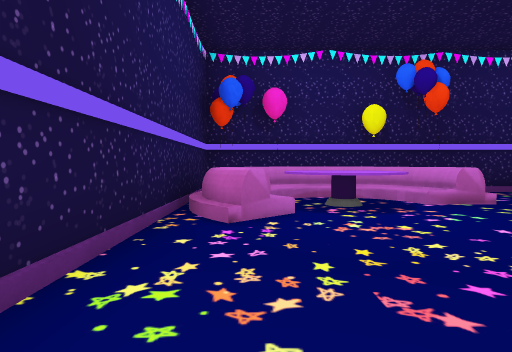
view 1 (above)

24 first-person views from a walk through a scene from a Unity 3-D project. The camera is 1.5 m above the floor, tilts 2° down and sees 75° across. The floor is counted in squares, 2 m on a side. Each view is taken from the middle of a square. On the plan, view 1 faces up. The plan holds only what a view shows up to about 11 squares ahead; the rest is blank. The place goes on beyond the plan. The player character is not drawn. Some surface patterns are stand-ins.

view 2
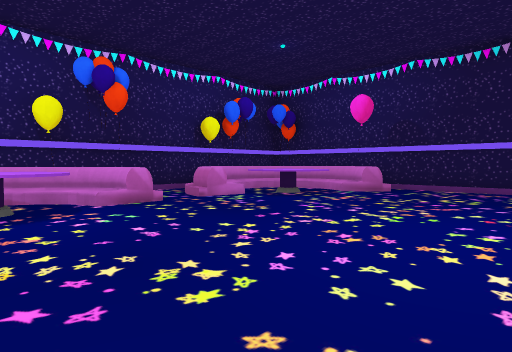

view 3
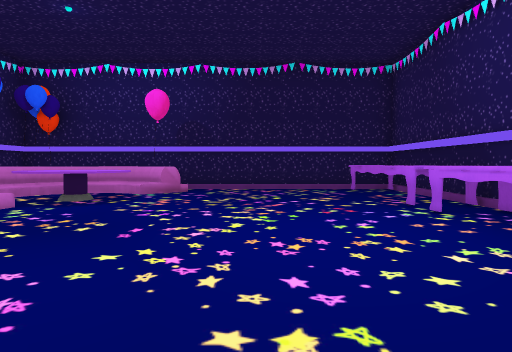

view 4
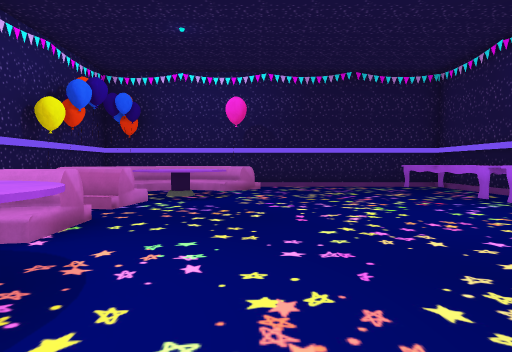

view 5
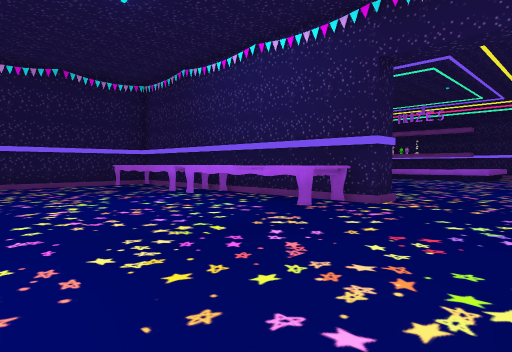

view 6
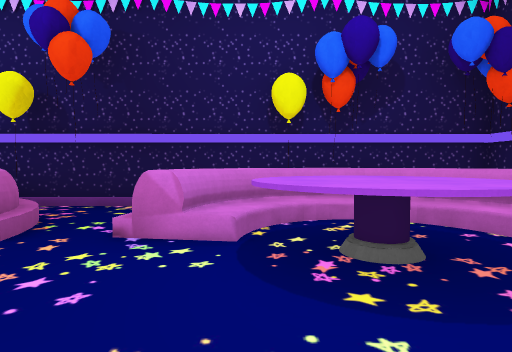

view 7
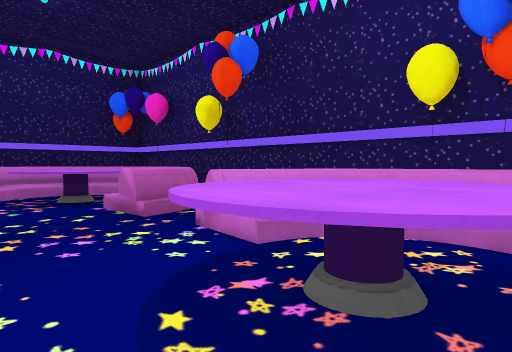

view 8
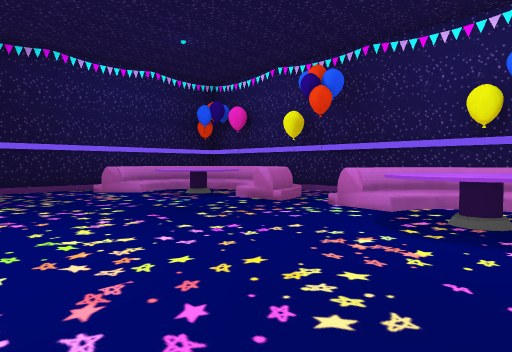

view 9
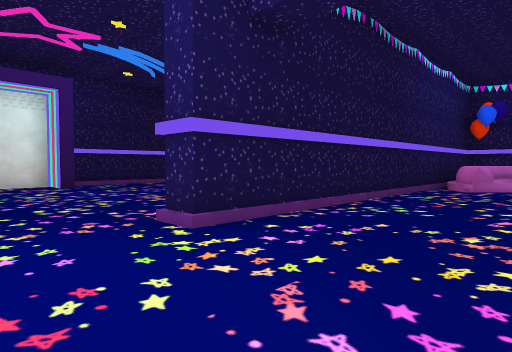

view 10
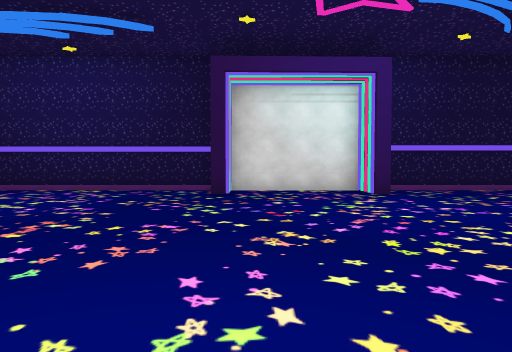

view 11
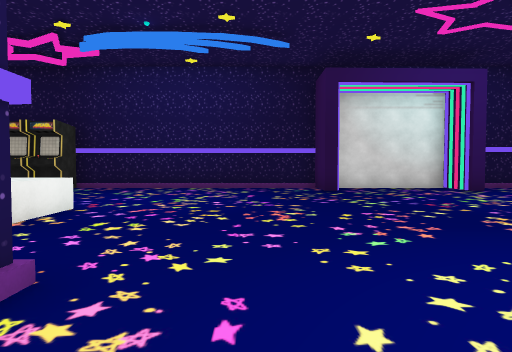

view 12
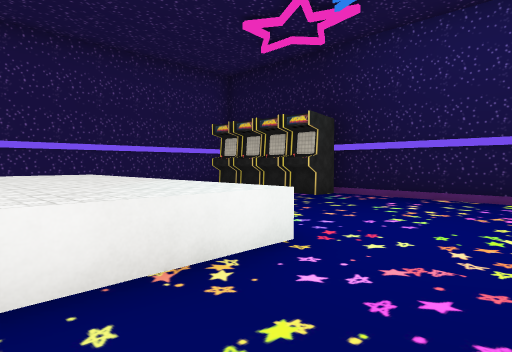

view 13
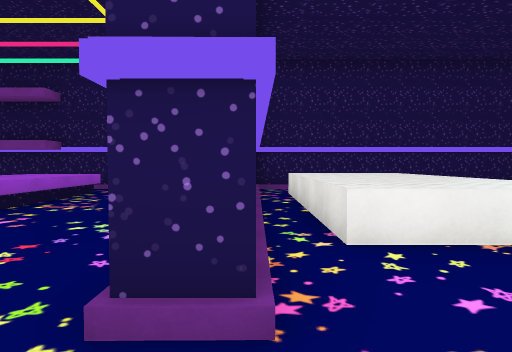

view 14
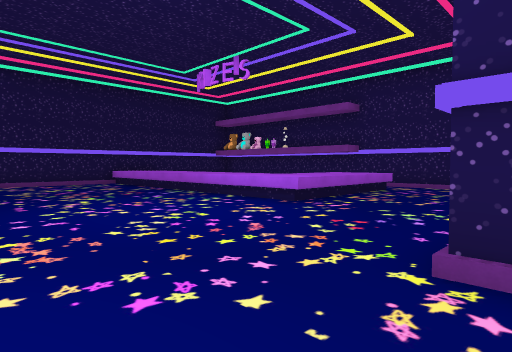

view 15
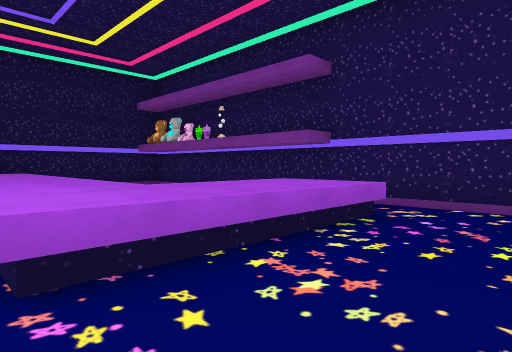

view 16
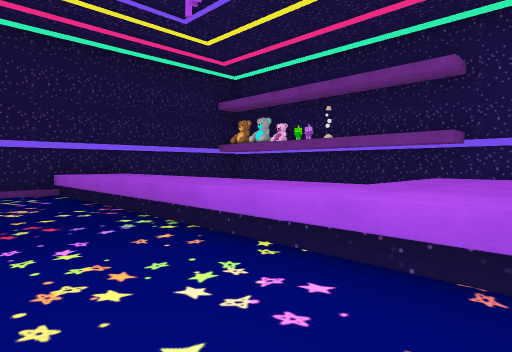

view 17
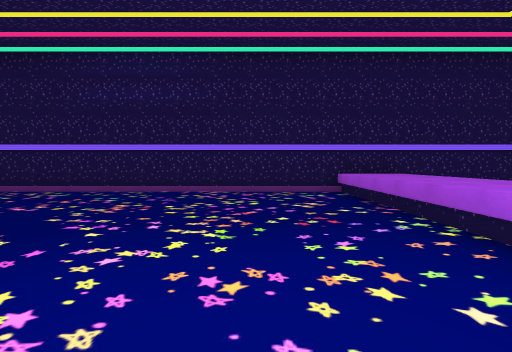

view 18
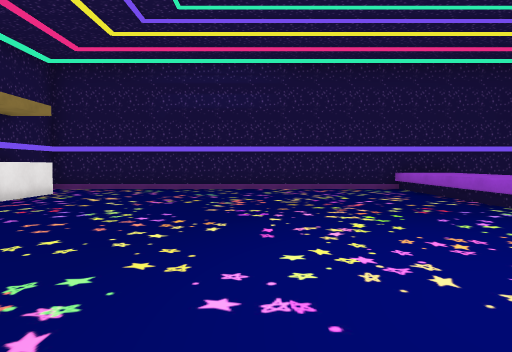

view 19
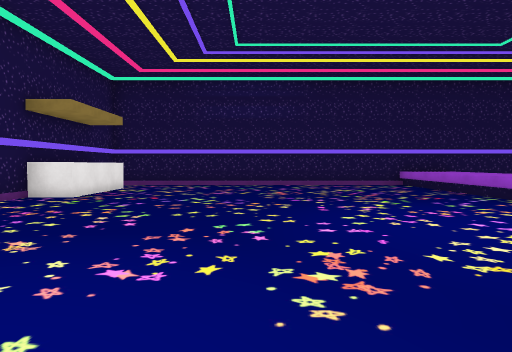

view 20
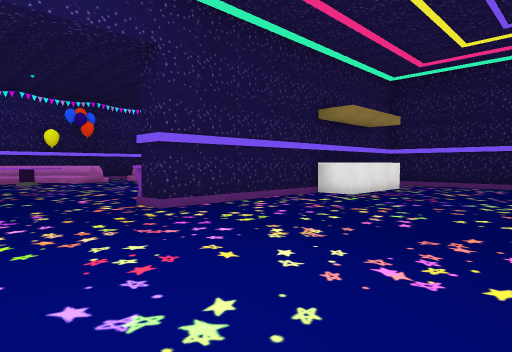

view 21
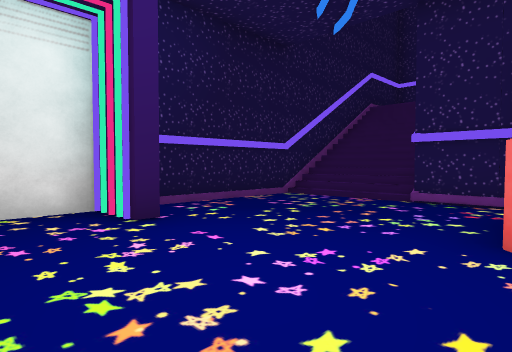

view 22
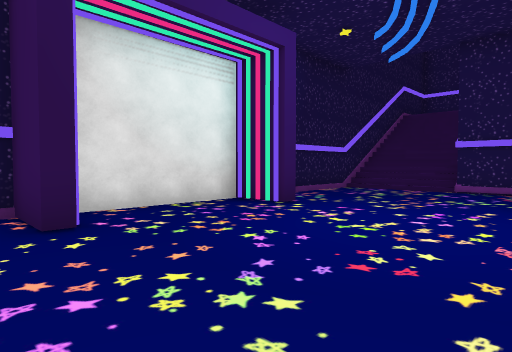

view 23
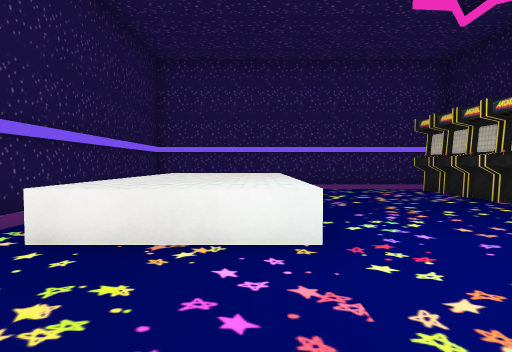

view 24
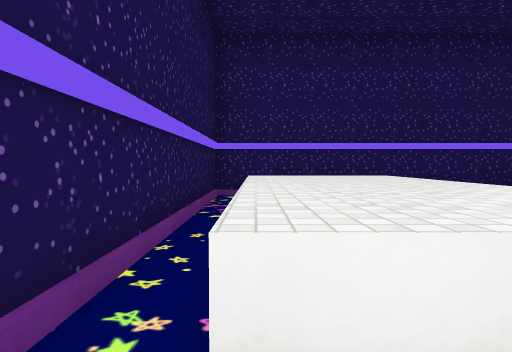

### Floor plan
Key: @ floor where view 1 was taken; # wall or solid block; . floor; / step, stairs or slope; = window, fence, low wall or low ledge; ^ raised ledge; O other object.
Columns run from 11 left of view 1 to 12 right of it. Each row starts with its distance up from view 1.
  9           #############
  8           #^^^O..=^^^^#
  7           #^OOO^.^OOO^#
  6  //      ##=OO....OOO^#
  5 #///     #.^.O.....O.O##
  4 #///     #...........=.#
  3 #///     #.............#
  2 #///##   #.............#
  1 #.....   #.............#
  0 #.....   #.@...........#
 -1 #.....   #....^^^^^^^^##
 -2 #......  #....##########
 -3 ##.......#...##...###..#
 -4 #...................../#
 -5 #...................../#
 -6 #...................../#
 -7 ##..................../#
 -8 #...................../#
 -9 #...................../#
-10 #...................../#
-11 #........#............/#
-12 #.....^^^#............/#
-13 #.....^^^#.............#
-14 #.....^^^# ..^^^^^^^^^^
-15 ##....^^^# ..^^^^^^^^^#
-16  #....^^^# ..^^^       #
-17  #....^^^# ..^^^       #
-18 ##... ...#  ....       #
-19 #////   /#  ...
-20 ##########  #########

Positions as (right, up) in squares from view 1, and headings:
1: (0, 0), facing up
2: (1, 0), facing up-right
3: (1, 2), facing right
4: (0, 4), facing right
5: (-1, 4), facing down-right
6: (7, 3), facing up
7: (9, 4), facing up-left
8: (9, 1), facing up-left
9: (2, -6), facing up-left
10: (-1, -6), facing left
11: (0, -9), facing left
12: (-3, -10), facing down-left
13: (-2, -9), facing down
14: (-2, -8), facing down-right
15: (0, -13), facing down-right
16: (2, -11), facing down-right
17: (2, -11), facing right
18: (1, -9), facing right
19: (-1, -8), facing right
20: (-1, -8), facing up-right
21: (-5, -5), facing up-left
22: (-5, -8), facing up-left
23: (-5, -9), facing down
24: (-3, -11), facing down
